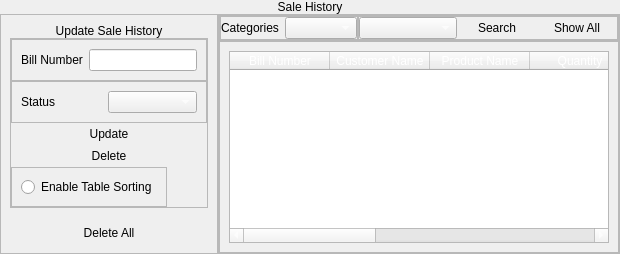
            <widget class="QWidget" name="page_sale_history">
             <layout class="QVBoxLayout" name="verticalLayout_65">
              <property name="spacing">
               <number>0</number>
              </property>
              <property name="leftMargin">
               <number>0</number>
              </property>
              <property name="topMargin">
               <number>0</number>
              </property>
              <property name="rightMargin">
               <number>0</number>
              </property>
              <property name="bottomMargin">
               <number>0</number>
              </property>
              <item alignment="Qt::AlignTop">
               <widget class="QFrame" name="frame_83">
                <property name="frameShape">
                 <enum>QFrame::NoFrame</enum>
                </property>
                <property name="frameShadow">
                 <enum>QFrame::Plain</enum>
                </property>
                <layout class="QVBoxLayout" name="verticalLayout_64">
                 <property name="spacing">
                  <number>0</number>
                 </property>
                 <property name="leftMargin">
                  <number>0</number>
                 </property>
                 <property name="topMargin">
                  <number>0</number>
                 </property>
                 <property name="rightMargin">
                  <number>0</number>
                 </property>
                 <property name="bottomMargin">
                  <number>0</number>
                 </property>
                 <item>
                  <widget class="QLabel" name="label_47">
                   <property name="styleSheet">
                    <string notr="true">font: 20pt &quot;Century Gothic&quot;;</string>
                   </property>
                   <property name="text">
                    <string>Sale History</string>
                   </property>
                   <property name="alignment">
                    <set>Qt::AlignCenter</set>
                   </property>
                  </widget>
                 </item>
                </layout>
               </widget>
              </item>
              <item>
               <widget class="QFrame" name="frame_97">
                <property name="sizePolicy">
                 <sizepolicy hsizetype="Expanding" vsizetype="Preferred">
                  <horstretch>0</horstretch>
                  <verstretch>0</verstretch>
                 </sizepolicy>
                </property>
                <property name="frameShape">
                 <enum>QFrame::NoFrame</enum>
                </property>
                <property name="frameShadow">
                 <enum>QFrame::Plain</enum>
                </property>
                <layout class="QHBoxLayout" name="horizontalLayout_73" stretch="0,0">
                 <property name="spacing">
                  <number>0</number>
                 </property>
                 <property name="leftMargin">
                  <number>0</number>
                 </property>
                 <property name="topMargin">
                  <number>0</number>
                 </property>
                 <property name="rightMargin">
                  <number>0</number>
                 </property>
                 <property name="bottomMargin">
                  <number>0</number>
                 </property>
                 <item>
                  <widget class="QFrame" name="frame_30">
                   <property name="frameShape">
                    <enum>QFrame::StyledPanel</enum>
                   </property>
                   <property name="frameShadow">
                    <enum>QFrame::Raised</enum>
                   </property>
                   <layout class="QVBoxLayout" name="verticalLayout_82">
                    <item alignment="Qt::AlignTop">
                     <widget class="QFrame" name="frame_222">
                      <property name="sizePolicy">
                       <sizepolicy hsizetype="Preferred" vsizetype="Preferred">
                        <horstretch>0</horstretch>
                        <verstretch>0</verstretch>
                       </sizepolicy>
                      </property>
                      <property name="frameShape">
                       <enum>QFrame::NoFrame</enum>
                      </property>
                      <property name="frameShadow">
                       <enum>QFrame::Plain</enum>
                      </property>
                      <layout class="QVBoxLayout" name="verticalLayout_151" stretch="0,0">
                       <property name="spacing">
                        <number>0</number>
                       </property>
                       <property name="leftMargin">
                        <number>0</number>
                       </property>
                       <property name="topMargin">
                        <number>0</number>
                       </property>
                       <property name="rightMargin">
                        <number>0</number>
                       </property>
                       <property name="bottomMargin">
                        <number>0</number>
                       </property>
                       <item alignment="Qt::AlignTop">
                        <widget class="QLabel" name="label_106">
                         <property name="styleSheet">
                          <string notr="true">font: 16pt &quot;Century Gothic&quot;;</string>
                         </property>
                         <property name="text">
                          <string>Update Sale History</string>
                         </property>
                         <property name="alignment">
                          <set>Qt::AlignCenter</set>
                         </property>
                        </widget>
                       </item>
                       <item alignment="Qt::AlignBottom">
                        <widget class="QFrame" name="frame_227">
                         <property name="frameShape">
                          <enum>QFrame::StyledPanel</enum>
                         </property>
                         <property name="frameShadow">
                          <enum>QFrame::Raised</enum>
                         </property>
                         <layout class="QVBoxLayout" name="verticalLayout_154">
                          <property name="spacing">
                           <number>0</number>
                          </property>
                          <property name="leftMargin">
                           <number>0</number>
                          </property>
                          <property name="topMargin">
                           <number>0</number>
                          </property>
                          <property name="rightMargin">
                           <number>0</number>
                          </property>
                          <property name="bottomMargin">
                           <number>0</number>
                          </property>
                          <item>
                           <widget class="QFrame" name="frame_228">
                            <property name="frameShape">
                             <enum>QFrame::StyledPanel</enum>
                            </property>
                            <property name="frameShadow">
                             <enum>QFrame::Raised</enum>
                            </property>
                            <layout class="QHBoxLayout" name="horizontalLayout_81">
                             <item>
                              <widget class="QLabel" name="label_121">
                               <property name="styleSheet">
                                <string notr="true">font: 12pt &quot;Century Gothic&quot;;
</string>
                               </property>
                               <property name="text">
                                <string>Bill Number</string>
                               </property>
                              </widget>
                             </item>
                             <item alignment="Qt::AlignRight">
                              <widget class="QLineEdit" name="employee_update_ssn_3">
                               <property name="styleSheet">
                                <string notr="true">font: 10pt &quot;Century Gothic&quot;;
color: rgb(255, 255, 255);
</string>
                               </property>
                              </widget>
                             </item>
                            </layout>
                           </widget>
                          </item>
                          <item>
                           <widget class="QFrame" name="frame_229">
                            <property name="frameShape">
                             <enum>QFrame::StyledPanel</enum>
                            </property>
                            <property name="frameShadow">
                             <enum>QFrame::Raised</enum>
                            </property>
                            <layout class="QHBoxLayout" name="horizontalLayout_82">
                             <item>
                              <widget class="QLabel" name="label_123">
                               <property name="styleSheet">
                                <string notr="true">font: 12pt &quot;Century Gothic&quot;;</string>
                               </property>
                               <property name="text">
                                <string>Status</string>
                               </property>
                              </widget>
                             </item>
                             <item>
                              <widget class="QComboBox" name="emplyee_update_department_combo_3">
                               <property name="styleSheet">
                                <string notr="true">font: 8pt &quot;Century Gothic&quot;;
color: rgb(255, 255, 255);</string>
                               </property>
                               <item>
                                <property name="text">
                                 <string/>
                                </property>
                               </item>
                               <item>
                                <property name="text">
                                 <string>Completed</string>
                                </property>
                               </item>
                               <item>
                                <property name="text">
                                 <string>Pending</string>
                                </property>
                               </item>
                              </widget>
                             </item>
                            </layout>
                           </widget>
                          </item>
                          <item>
                           <widget class="QPushButton" name="sale_history_update">
                            <property name="cursor">
                             <cursorShape>PointingHandCursor</cursorShape>
                            </property>
                            <property name="styleSheet">
                             <string notr="true">font: 16pt &quot;Century Gothic&quot;;</string>
                            </property>
                            <property name="text">
                             <string>Update</string>
                            </property>
                            <property name="flat">
                             <bool>true</bool>
                            </property>
                           </widget>
                          </item>
                          <item>
                           <widget class="QPushButton" name="sale_history_delete">
                            <property name="cursor">
                             <cursorShape>PointingHandCursor</cursorShape>
                            </property>
                            <property name="styleSheet">
                             <string notr="true">font: 16pt &quot;Century Gothic&quot;;</string>
                            </property>
                            <property name="text">
                             <string>Delete</string>
                            </property>
                            <property name="flat">
                             <bool>true</bool>
                            </property>
                           </widget>
                          </item>
                          <item alignment="Qt::AlignLeft">
                           <widget class="QFrame" name="frame_239">
                            <property name="sizePolicy">
                             <sizepolicy hsizetype="Preferred" vsizetype="Fixed">
                              <horstretch>0</horstretch>
                              <verstretch>0</verstretch>
                             </sizepolicy>
                            </property>
                            <property name="frameShape">
                             <enum>QFrame::StyledPanel</enum>
                            </property>
                            <property name="frameShadow">
                             <enum>QFrame::Raised</enum>
                            </property>
                            <layout class="QHBoxLayout" name="horizontalLayout_80">
                             <item>
                              <widget class="QRadioButton" name="sale_history_checkbox">
                               <property name="sizePolicy">
                                <sizepolicy hsizetype="Fixed" vsizetype="Fixed">
                                 <horstretch>0</horstretch>
                                 <verstretch>0</verstretch>
                                </sizepolicy>
                               </property>
                               <property name="minimumSize">
                                <size>
                                 <width>53</width>
                                 <height>0</height>
                                </size>
                               </property>
                               <property name="styleSheet">
                                <string notr="true">font: 12pt &quot;Century Gothic&quot;;
</string>
                               </property>
                               <property name="text">
                                <string>Enable Table Sorting</string>
                               </property>
                              </widget>
                             </item>
                            </layout>
                           </widget>
                          </item>
                         </layout>
                        </widget>
                       </item>
                      </layout>
                     </widget>
                    </item>
                    <item>
                     <widget class="QPushButton" name="sale_history_deleteAll">
                      <property name="cursor">
                       <cursorShape>PointingHandCursor</cursorShape>
                      </property>
                      <property name="styleSheet">
                       <string notr="true">font: 16pt &quot;Century Gothic&quot;;</string>
                      </property>
                      <property name="text">
                       <string>Delete All</string>
                      </property>
                      <property name="flat">
                       <bool>true</bool>
                      </property>
                     </widget>
                    </item>
                   </layout>
                  </widget>
                 </item>
                 <item>
                  <widget class="QFrame" name="frame_22">
                   <property name="frameShape">
                    <enum>QFrame::StyledPanel</enum>
                   </property>
                   <property name="frameShadow">
                    <enum>QFrame::Raised</enum>
                   </property>
                   <layout class="QVBoxLayout" name="verticalLayout_55">
                    <property name="spacing">
                     <number>0</number>
                    </property>
                    <property name="leftMargin">
                     <number>0</number>
                    </property>
                    <property name="topMargin">
                     <number>0</number>
                    </property>
                    <property name="rightMargin">
                     <number>0</number>
                    </property>
                    <property name="bottomMargin">
                     <number>0</number>
                    </property>
                    <item>
                     <widget class="QFrame" name="frame_98">
                      <property name="frameShape">
                       <enum>QFrame::StyledPanel</enum>
                      </property>
                      <property name="frameShadow">
                       <enum>QFrame::Sunken</enum>
                      </property>
                      <layout class="QHBoxLayout" name="horizontalLayout_33">
                       <property name="spacing">
                        <number>0</number>
                       </property>
                       <property name="leftMargin">
                        <number>0</number>
                       </property>
                       <property name="topMargin">
                        <number>0</number>
                       </property>
                       <property name="rightMargin">
                        <number>0</number>
                       </property>
                       <property name="bottomMargin">
                        <number>0</number>
                       </property>
                       <item>
                        <widget class="QFrame" name="frame_99">
                         <property name="frameShape">
                          <enum>QFrame::StyledPanel</enum>
                         </property>
                         <property name="frameShadow">
                          <enum>QFrame::Raised</enum>
                         </property>
                         <layout class="QHBoxLayout" name="horizontalLayout_34">
                          <property name="spacing">
                           <number>3</number>
                          </property>
                          <property name="leftMargin">
                           <number>0</number>
                          </property>
                          <property name="topMargin">
                           <number>0</number>
                          </property>
                          <property name="rightMargin">
                           <number>0</number>
                          </property>
                          <property name="bottomMargin">
                           <number>0</number>
                          </property>
                          <item>
                           <widget class="QLabel" name="label_48">
                            <property name="styleSheet">
                             <string notr="true">font: 16pt &quot;Century Gothic&quot;;</string>
                            </property>
                            <property name="text">
                             <string>Categories</string>
                            </property>
                            <property name="alignment">
                             <set>Qt::AlignCenter</set>
                            </property>
                           </widget>
                          </item>
                          <item>
                           <widget class="QLineEdit" name="sale_history_billsearch">
                            <property name="sizePolicy">
                             <sizepolicy hsizetype="Ignored" vsizetype="Fixed">
                              <horstretch>0</horstretch>
                              <verstretch>0</verstretch>
                             </sizepolicy>
                            </property>
                            <property name="styleSheet">
                             <string notr="true">font: 10pt &quot;Century Gothic&quot;;
color: rgb(255, 255, 255);
</string>
                            </property>
                           </widget>
                          </item>
                          <item>
                           <widget class="QComboBox" name="sale_history_sort1_combo">
                            <property name="cursor">
                             <cursorShape>PointingHandCursor</cursorShape>
                            </property>
                            <property name="styleSheet">
                             <string notr="true">font: 10pt &quot;Century Gothic&quot;;
color: rgb(255, 255, 255);</string>
                            </property>
                           </widget>
                          </item>
                         </layout>
                        </widget>
                       </item>
                       <item>
                        <widget class="QFrame" name="frame_100">
                         <property name="frameShape">
                          <enum>QFrame::StyledPanel</enum>
                         </property>
                         <property name="frameShadow">
                          <enum>QFrame::Raised</enum>
                         </property>
                         <layout class="QHBoxLayout" name="horizontalLayout_35">
                          <property name="spacing">
                           <number>0</number>
                          </property>
                          <property name="leftMargin">
                           <number>0</number>
                          </property>
                          <property name="topMargin">
                           <number>0</number>
                          </property>
                          <property name="rightMargin">
                           <number>0</number>
                          </property>
                          <property name="bottomMargin">
                           <number>0</number>
                          </property>
                          <item>
                           <widget class="QComboBox" name="sale_history_sort2_combo">
                            <property name="cursor">
                             <cursorShape>PointingHandCursor</cursorShape>
                            </property>
                            <property name="styleSheet">
                             <string notr="true">font: 10pt &quot;Century Gothic&quot;;
color: rgb(255, 255, 255);</string>
                            </property>
                            <item>
                             <property name="text">
                              <string/>
                             </property>
                            </item>
                            <item>
                             <property name="text">
                              <string>Date</string>
                             </property>
                            </item>
                            <item>
                             <property name="text">
                              <string>Quantity</string>
                             </property>
                            </item>
                            <item>
                             <property name="text">
                              <string>Order Status</string>
                             </property>
                            </item>
                           </widget>
                          </item>
                          <item>
                           <widget class="QPushButton" name="sale_history_search_btn">
                            <property name="cursor">
                             <cursorShape>PointingHandCursor</cursorShape>
                            </property>
                            <property name="styleSheet">
                             <string notr="true">font: 12pt &quot;Century Gothic&quot;;</string>
                            </property>
                            <property name="text">
                             <string>Search</string>
                            </property>
                            <property name="flat">
                             <bool>true</bool>
                            </property>
                           </widget>
                          </item>
                          <item>
                           <widget class="QPushButton" name="sale_history_show_all_btn">
                            <property name="cursor">
                             <cursorShape>PointingHandCursor</cursorShape>
                            </property>
                            <property name="styleSheet">
                             <string notr="true">font: 12pt &quot;Century Gothic&quot;;</string>
                            </property>
                            <property name="text">
                             <string>Show All</string>
                            </property>
                            <property name="flat">
                             <bool>true</bool>
                            </property>
                           </widget>
                          </item>
                         </layout>
                        </widget>
                       </item>
                      </layout>
                     </widget>
                    </item>
                    <item>
                     <widget class="QFrame" name="frame_101">
                      <property name="sizePolicy">
                       <sizepolicy hsizetype="Preferred" vsizetype="Expanding">
                        <horstretch>0</horstretch>
                        <verstretch>0</verstretch>
                       </sizepolicy>
                      </property>
                      <property name="frameShape">
                       <enum>QFrame::StyledPanel</enum>
                      </property>
                      <property name="frameShadow">
                       <enum>QFrame::Sunken</enum>
                      </property>
                      <layout class="QHBoxLayout" name="horizontalLayout_48">
                       <item>
                        <widget class="QTableWidget" name="tableWidget_2">
                         <property name="styleSheet">
                          <string notr="true">font: 10pt &quot;Century Gothic&quot;;
color: rgb(255, 255, 255);
</string>
                         </property>
                         <property name="sizeAdjustPolicy">
                          <enum>QAbstractScrollArea::AdjustIgnored</enum>
                         </property>
                         <property name="selectionMode">
                          <enum>QAbstractItemView::ExtendedSelection</enum>
                         </property>
                         <property name="sortingEnabled">
                          <bool>false</bool>
                         </property>
                         <attribute name="horizontalHeaderShowSortIndicator" stdset="0">
                          <bool>false</bool>
                         </attribute>
                         <column>
                          <property name="text">
                           <string>Bill Number</string>
                          </property>
                         </column>
                         <column>
                          <property name="text">
                           <string>Customer Name</string>
                          </property>
                         </column>
                         <column>
                          <property name="text">
                           <string>Product Name</string>
                          </property>
                         </column>
                         <column>
                          <property name="text">
                           <string>Quantity</string>
                          </property>
                         </column>
                         <column>
                          <property name="text">
                           <string>Price</string>
                          </property>
                         </column>
                         <column>
                          <property name="text">
                           <string>Date of Order</string>
                          </property>
                         </column>
                         <column>
                          <property name="text">
                           <string>Status of Order</string>
                          </property>
                         </column>
                         <column>
                          <property name="text">
                           <string>Phone No</string>
                          </property>
                         </column>
                        </widget>
                       </item>
                      </layout>
                     </widget>
                    </item>
                   </layout>
                  </widget>
                 </item>
                </layout>
               </widget>
              </item>
             </layout>
            </widget>
